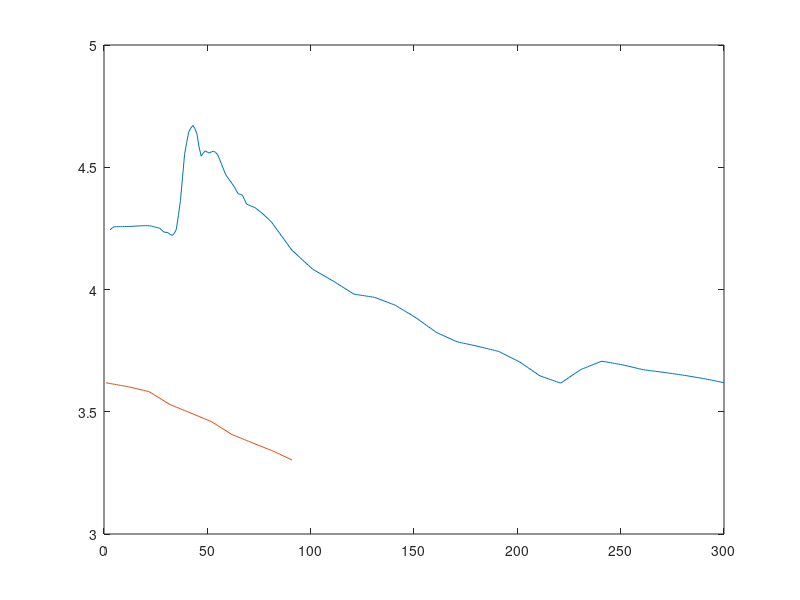

This figure's MATLAB source:
load('float5903390.mat');
% m_proj('mercator','lat',[-75 0],'long', [-270,0]);
% m_coast('patch',[.7 .7 .7],'edgecolor','r');
% h=m_line(argo.longitude,argo.latitude,'marker','o','color','k','linewi',2,'linest','none','markersize',5,'markerfacecolor','k');
% m_grid('linestyle','none','tickdir','out','linewidth',3);


% temperature shapoe is 316x400
% to index through this matrix do temp(row,column)

figure(2)
plot(temperature(5,1:300))
hold on
plot(temperature(5,300:400))
hold off


